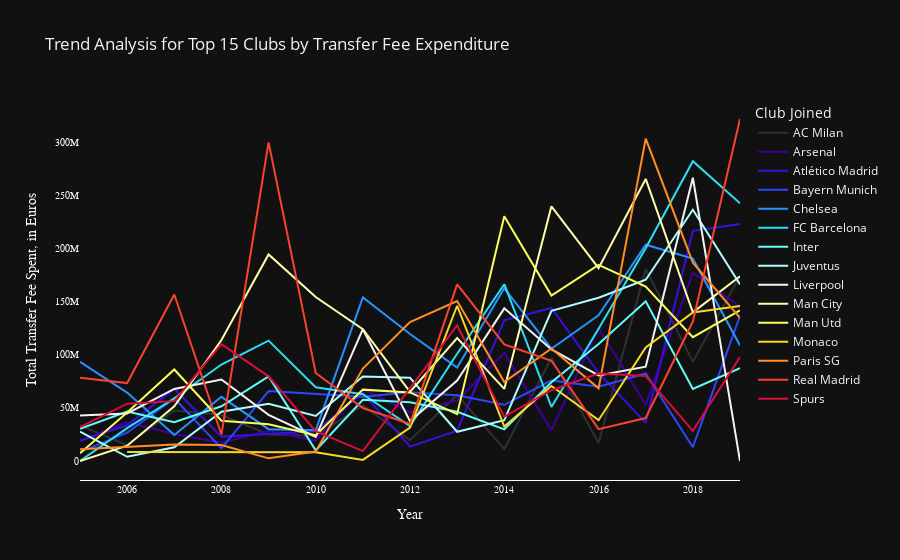

This figure's notebook cell:
### Markdown cell above
<div class="alert alert-success" role="alert">

**Inference**<br>
The spikes or dip in the general trend of for every clubs coincides with important event related to the specific club. The events are of the following nature: <br>
1. Changes in ownership or increased backing from investors.
2. Buying or selling of critical players.<br>

A few example of such events are as follows:<br>
1. 2009: Real Madrid Transfer expenditure rose due to the transfer of Cristiano Ronaldo from Manchester United. At Manchester City, the Royal Family of Abu Dhabi became owners of the club mid-season in 2008. This led to a splurge in transfer fee spending in the effort to make Manchester City the best club in the world.
2. 2014: Manchester United spent a huge amount on rebuilding their squad as the requirements of a new manager, David Moyes. This was the first manager change at the club for 27 years as the legendary sir Alex Ferguson retired.
3. 2017: Paris Saint-Germain, with the owners being one of Qatar's richest people, made two of the most expensive transfers in football history when they purchased Neymar Jr. and Kylian Mbappe.
4. 2019: Real Madrid again spent a huge sum of money on squad rebuilding as their star striker, Cristiano Ronaldo, was transferred to Juventus.

</div>

### Code cell
fig1b = px.line(Trend_Top_Spenders.reset_index(), 
                x = "Year", 
                y = "Total Fee Spent",
                color = "Club Joined",
                color_discrete_sequence = px.colors.cyclical.Edge,
                hover_name = "Club Joined", 
                title = 'Trend Analysis for Top 15 Clubs by Transfer Fee Expenditure',
                template = 'plotly_dark')

fig1b.update_layout(
    hoverlabel=dict(
        bgcolor="black",
        font=dict(
                family="Arial, monospace",
                size=14,
                color="white"
            ),
        bordercolor = "black"
    ),
    xaxis=go.layout.XAxis(
        title=go.layout.xaxis.Title(
            text="Year",
            font=dict(
                family="Arial, monospace",
                size=14,
                color="white"
            )
        ),
        showline = True,
        linecolor = 'white',
        showticklabels = True,
        tickfont = dict(
            family = 'Arial',
            size = 10,
            color = 'white'
      )
    ),
    yaxis=go.layout.YAxis(
        title=go.layout.yaxis.Title(
            text="Total Transfer Fee Spent, in Euros",
            font=dict(
                family="Arial, monospace",
                size=14,
                color="white"
            )
        ),
        showline = False,
        linecolor = 'white',
        showticklabels = True,
        tickfont = dict(
            family = 'Arial',
            size = 10,
            color = 'white'
        )
    )
)

fig1b.update_layout(
    xaxis=dict(showgrid=False, zeroline=False),
    yaxis=dict(showgrid=False, zeroline=False),
)

# plot(fig1b ,filename = 'TrendsTop15Spenders.html')
fig1b.show()

### Figure 1 — Plotly figure (JSON) as saved in the notebook; plotly's stock layout.template omitted (floating-point values rounded to 4 significant figures)
{"data": [{"hoverlabel": {"namelength": 0}, "hovertemplate": "<b>%{hovertext}</b><br><br>Club Joined=AC Milan <br>Year=%{x}<br>Total Fee Spent=%{y}", "hovertext": ["AC Milan ", "AC Milan ", "AC Milan ", "AC Milan ", "AC Milan ", "AC Milan ", "AC Milan ", "AC Milan ", "AC Milan ", "AC Milan ", "AC Milan ", "AC Milan ", "AC Milan ", "AC Milan ", "AC Milan "], "legendgroup": "AC Milan ", "line": {"color": "#313131", "dash": "solid"}, "mode": "lines", "name": "AC Milan ", "showlegend": true, "type": "scatter", "x": [2005, 2006, 2007, 2008, 2009, 2010, 2011, 2012, 2013, 2014, 2015, 2016, 2017, 2018, 2019], "xaxis": "x", "y": [33500000, 15000000, 47600000, 43400000, 25000000, 23900000, 52350000, 19550000, 62200000, 11250000, 97100000, 17000000, 180980000, 93700000, 174400000], "yaxis": "y"}, {"hoverlabel": {"namelength": 0}, "hovertemplate": "<b>%{hovertext}</b><br><br>Club Joined=Arsenal <br>Year=%{x}<br>Total Fee Spent=%{y}", "hovertext": ["Arsenal ", "Arsenal ", "Arsenal ", "Arsenal ", "Arsenal ", "Arsenal ", "Arsenal ", "Arsenal ", "Arsenal ", "Arsenal ", "Arsenal ", "Arsenal ", "Arsenal ", "Arsenal ", "Arsenal "], "legendgroup": "Arsenal ", "line": {"color": "#3d019d", "dash": "solid"}, "mode": "lines", "name": "Arsenal ", "showlegend": true, "type": "scatter", "x": [2005, 2006, 2007, 2008, 2009, 2010, 2011, 2012, 2013, 2014, 2015, 2016, 2017, 2018, 2019], "xaxis": "x", "y": [19000000, 36500000, 25400000, 17250000, 28500000, 19000000, 67730000, 46000000, 57000000, 101730000, 29000000, 125500000, 53000000, 177500000, 145700000], "yaxis": "y"}, {"hoverlabel": {"namelength": 0}, "hovertemplate": "<b>%{hovertext}</b><br><br>Club Joined=Atlético Madrid <br>Year=%{x}<br>Total Fee Spent=%{y}", "hovertext": ["Atlético Madrid ", "Atlético Madrid ", "Atlético Madrid ", "Atlético Madrid ", "Atlético Madrid ", "Atlético Madrid ", "Atlético Madrid ", "Atlético Madrid ", "Atlético Madrid ", "Atlético Madrid ", "Atlético Madrid ", "Atlético Madrid ", "Atlético Madrid ", "Atlético Madrid "], "legendgroup": "Atlético Madrid ", "line": {"color": "#3810dc", "dash": "solid"}, "mode": "lines", "name": "Atlético Madrid ", "showlegend": true, "type": "scatter", "x": [2005, 2006, 2007, 2008, 2010, 2011, 2012, 2013, 2014, 2015, 2016, 2017, 2018, 2019], "xaxis": "x", "y": [19000000, 33700000, 68000000, 23000000, 28000000, 64250000, 13500000, 28600000, 132600000, 144360000, 83000000, 36000000, 217000000, 223500000], "yaxis": "y"}, {"hoverlabel": {"namelength": 0}, "hovertemplate": "<b>%{hovertext}</b><br><br>Club Joined=Bayern Munich  <br>Year=%{x}<br>Total Fee Spent=%{y}", "hovertext": ["Bayern Munich  ", "Bayern Munich  ", "Bayern Munich  ", "Bayern Munich  ", "Bayern Munich  ", "Bayern Munich  ", "Bayern Munich  ", "Bayern Munich  ", "Bayern Munich  ", "Bayern Munich  ", "Bayern Munich  ", "Bayern Munich  ", "Bayern Munich  ", "Bayern Munich  "], "legendgroup": "Bayern Munich  ", "line": {"color": "#2d47f9", "dash": "solid"}, "mode": "lines", "name": "Bayern Munich  ", "showlegend": true, "type": "scatter", "x": [2005, 2006, 2007, 2008, 2009, 2011, 2012, 2013, 2014, 2015, 2016, 2017, 2018, 2019], "xaxis": "x", "y": [8500000, 26700000, 59000000, 12000000, 66000000, 60500000, 64800000, 62000000, 53000000, 76000000, 70000000, 82500000, 13000000, 137000000], "yaxis": "y"}, {"hoverlabel": {"namelength": 0}, "hovertemplate": "<b>%{hovertext}</b><br><br>Club Joined=Chelsea <br>Year=%{x}<br>Total Fee Spent=%{y}", "hovertext": ["Chelsea ", "Chelsea ", "Chelsea ", "Chelsea ", "Chelsea ", "Chelsea ", "Chelsea ", "Chelsea ", "Chelsea ", "Chelsea ", "Chelsea ", "Chelsea ", "Chelsea ", "Chelsea ", "Chelsea "], "legendgroup": "Chelsea ", "line": {"color": "#2593ff", "dash": "solid"}, "mode": "lines", "name": "Chelsea ", "showlegend": true, "type": "scatter", "x": [2005, 2006, 2007, 2008, 2009, 2010, 2011, 2012, 2013, 2014, 2015, 2016, 2017, 2018, 2019], "xaxis": "x", "y": [93500000, 64480000, 24500000, 60500000, 30000000, 29000000, 154250000, 119700000, 88150000, 162800000, 105900000, 137400000, 203900000, 190800000, 109000000], "yaxis": "y"}, {"hoverlabel": {"namelength": 0}, "hovertemplate": "<b>%{hovertext}</b><br><br>Club Joined=FC Barcelona <br>Year=%{x}<br>Total Fee Spent=%{y}", "hovertext": ["FC Barcelona ", "FC Barcelona ", "FC Barcelona ", "FC Barcelona ", "FC Barcelona ", "FC Barcelona ", "FC Barcelona ", "FC Barcelona ", "FC Barcelona ", "FC Barcelona ", "FC Barcelona ", "FC Barcelona ", "FC Barcelona ", "FC Barcelona ", "FC Barcelona "], "legendgroup": "FC Barcelona ", "line": {"color": "#2adef6", "dash": "solid"}, "mode": "lines", "name": "FC Barcelona ", "showlegend": true, "type": "scatter", "x": [2005, 2006, 2007, 2008, 2009, 2010, 2011, 2012, 2013, 2014, 2015, 2016, 2017, 2018, 2019], "xaxis": "x", "y": [0, 31000000, 59000000, 91000000, 113500000, 69500000, 63000000, 33000000, 101200000, 166720000, 51000000, 124750000, 200700000, 282700000, 243000000], "yaxis": "y"}, {"hoverlabel": {"namelength": 0}, "hovertemplate": "<b>%{hovertext}</b><br><br>Club Joined=Inter <br>Year=%{x}<br>Total Fee Spent=%{y}", "hovertext": ["Inter ", "Inter ", "Inter ", "Inter ", "Inter ", "Inter ", "Inter ", "Inter ", "Inter ", "Inter ", "Inter ", "Inter ", "Inter ", "Inter ", "Inter "], "legendgroup": "Inter ", "line": {"color": "#60fdfa", "dash": "solid"}, "mode": "lines", "name": "Inter ", "showlegend": true, "type": "scatter", "x": [2005, 2006, 2007, 2008, 2009, 2010, 2011, 2012, 2013, 2014, 2015, 2016, 2017, 2018, 2019], "xaxis": "x", "y": [30450000, 46600000, 36500000, 51600000, 79700000, 10000000, 57750000, 55300000, 46400000, 29790000, 74200000, 110250000, 150600000, 68000000, 87600000], "yaxis": "y"}, {"hoverlabel": {"namelength": 0}, "hovertemplate": "<b>%{hovertext}</b><br><br>Club Joined=Juventus <br>Year=%{x}<br>Total Fee Spent=%{y}", "hovertext": ["Juventus ", "Juventus ", "Juventus ", "Juventus ", "Juventus ", "Juventus ", "Juventus ", "Juventus ", "Juventus ", "Juventus ", "Juventus ", "Juventus ", "Juventus ", "Juventus ", "Juventus "], "legendgroup": "Juventus ", "line": {"color": "#aefdff", "dash": "solid"}, "mode": "lines", "name": "Juventus ", "showlegend": true, "type": "scatter", "x": [2005, 2006, 2007, 2008, 2009, 2010, 2011, 2012, 2013, 2014, 2015, 2016, 2017, 2018, 2019], "xaxis": "x", "y": [27700000, 4000000, 13000000, 46450000, 54000000, 42500000, 79680000, 78500000, 27560000, 38500000, 141600000, 154000000, 170900000, 236900000, 166500000], "yaxis": "y"}, {"hoverlabel": {"namelength": 0}, "hovertemplate": "<b>%{hovertext}</b><br><br>Club Joined=Liverpool <br>Year=%{x}<br>Total Fee Spent=%{y}", "hovertext": ["Liverpool ", "Liverpool ", "Liverpool ", "Liverpool ", "Liverpool ", "Liverpool ", "Liverpool ", "Liverpool ", "Liverpool ", "Liverpool ", "Liverpool ", "Liverpool ", "Liverpool ", "Liverpool ", "Liverpool "], "legendgroup": "Liverpool ", "line": {"color": "#f3f3f1", "dash": "solid"}, "mode": "lines", "name": "Liverpool ", "showlegend": true, "type": "scatter", "x": [2005, 2006, 2007, 2008, 2009, 2010, 2011, 2012, 2013, 2014, 2015, 2016, 2017, 2018, 2019], "xaxis": "x", "y": [42950000, 44860000, 67950000, 76800000, 43500000, 22680000, 124300000, 37600000, 75900000, 143930000, 105200000, 80700000, 89000000, 267078000, 0], "yaxis": "y"}, {"hoverlabel": {"namelength": 0}, "hovertemplate": "<b>%{hovertext}</b><br><br>Club Joined=Man City <br>Year=%{x}<br>Total Fee Spent=%{y}", "hovertext": ["Man City ", "Man City ", "Man City ", "Man City ", "Man City ", "Man City ", "Man City ", "Man City ", "Man City ", "Man City ", "Man City ", "Man City ", "Man City ", "Man City ", "Man City "], "legendgroup": "Man City ", "line": {"color": "#fffda9", "dash": "solid"}, "mode": "lines", "name": "Man City ", "showlegend": true, "type": "scatter", "x": [2005, 2006, 2007, 2008, 2009, 2010, 2011, 2012, 2013, 2014, 2015, 2016, 2017, 2018, 2019], "xaxis": "x", "y": [0, 14475000, 51500000, 114050000, 194800000, 154610000, 124250000, 65250000, 116000000, 68000000, 240175000, 181820000, 266000000, 140190000, 174220000], "yaxis": "y"}, {"hoverlabel": {"namelength": 0}, "hovertemplate": "<b>%{hovertext}</b><br><br>Club Joined=Man Utd <br>Year=%{x}<br>Total Fee Spent=%{y}", "hovertext": ["Man Utd ", "Man Utd ", "Man Utd ", "Man Utd ", "Man Utd ", "Man Utd ", "Man Utd ", "Man Utd ", "Man Utd ", "Man Utd ", "Man Utd ", "Man Utd ", "Man Utd ", "Man Utd ", "Man Utd "], "legendgroup": "Man Utd ", "line": {"color": "#fafd5b", "dash": "solid"}, "mode": "lines", "name": "Man Utd ", "showlegend": true, "type": "scatter", "x": [2005, 2006, 2007, 2008, 2009, 2010, 2011, 2012, 2013, 2014, 2015, 2016, 2017, 2018, 2019], "xaxis": "x", "y": [7300000, 45700000, 86300000, 38000000, 34550000, 24300000, 67300000, 64700000, 44150000, 230730000, 156000000, 185000000, 164400000, 116700000, 142000000], "yaxis": "y"}, {"hoverlabel": {"namelength": 0}, "hovertemplate": "<b>%{hovertext}</b><br><br>Club Joined=Monaco <br>Year=%{x}<br>Total Fee Spent=%{y}", "hovertext": ["Monaco ", "Monaco ", "Monaco ", "Monaco ", "Monaco ", "Monaco ", "Monaco ", "Monaco ", "Monaco ", "Monaco ", "Monaco ", "Monaco ", "Monaco ", "Monaco "], "legendgroup": "Monaco ", "line": {"color": "#f7da29", "dash": "solid"}, "mode": "lines", "name": "Monaco ", "showlegend": true, "type": "scatter", "x": [2006, 2007, 2008, 2009, 2010, 2011, 2012, 2013, 2014, 2015, 2016, 2017, 2018, 2019], "xaxis": "x", "y": [8500000, 8500000, 8000000, 8500000, 8300000, 1000000, 31550000, 146400000, 32500000, 70810000, 38500000, 107000000, 140100000, 146200000], "yaxis": "y"}, {"hoverlabel": {"namelength": 0}, "hovertemplate": "<b>%{hovertext}</b><br><br>Club Joined=Paris SG <br>Year=%{x}<br>Total Fee Spent=%{y}", "hovertext": ["Paris SG ", "Paris SG ", "Paris SG ", "Paris SG ", "Paris SG ", "Paris SG ", "Paris SG ", "Paris SG ", "Paris SG ", "Paris SG ", "Paris SG ", "Paris SG ", "Paris SG ", "Paris SG "], "legendgroup": "Paris SG ", "line": {"color": "#ff8e25", "dash": "solid"}, "mode": "lines", "name": "Paris SG ", "showlegend": true, "type": "scatter", "x": [2005, 2007, 2008, 2009, 2010, 2011, 2012, 2013, 2014, 2015, 2016, 2017, 2018, 2019], "xaxis": "x", "y": [11000000, 15500000, 15000000, 2500000, 9000000, 87100000, 131000000, 150900000, 74500000, 106100000, 68500000, 304000000, 187000000, 135000000], "yaxis": "y"}, {"hoverlabel": {"namelength": 0}, "hovertemplate": "<b>%{hovertext}</b><br><br>Club Joined=Real Madrid <br>Year=%{x}<br>Total Fee Spent=%{y}", "hovertext": ["Real Madrid ", "Real Madrid ", "Real Madrid ", "Real Madrid ", "Real Madrid ", "Real Madrid ", "Real Madrid ", "Real Madrid ", "Real Madrid ", "Real Madrid ", "Real Madrid ", "Real Madrid ", "Real Madrid ", "Real Madrid ", "Real Madrid "], "legendgroup": "Real Madrid ", "line": {"color": "#f8432d", "dash": "solid"}, "mode": "lines", "name": "Real Madrid ", "showlegend": true, "type": "scatter", "x": [2005, 2006, 2007, 2008, 2009, 2010, 2011, 2012, 2013, 2014, 2015, 2016, 2017, 2018, 2019], "xaxis": "x", "y": [78400000, 73500000, 157000000, 25000000, 300500000, 83000000, 50000000, 35000000, 166500000, 110000000, 94500000, 30000000, 40500000, 131500000, 322500000], "yaxis": "y"}, {"hoverlabel": {"namelength": 0}, "hovertemplate": "<b>%{hovertext}</b><br><br>Club Joined=Spurs <br>Year=%{x}<br>Total Fee Spent=%{y}", "hovertext": ["Spurs ", "Spurs ", "Spurs ", "Spurs ", "Spurs ", "Spurs ", "Spurs ", "Spurs ", "Spurs ", "Spurs ", "Spurs ", "Spurs ", "Spurs ", "Spurs ", "Spurs "], "legendgroup": "Spurs ", "line": {"color": "#d90d39", "dash": "solid"}, "mode": "lines", "name": "Spurs ", "showlegend": true, "type": "scatter", "x": [2005, 2006, 2007, 2008, 2009, 2010, 2011, 2012, 2013, 2014, 2015, 2016, 2017, 2018, 2019], "xaxis": "x", "y": [32000000, 54010000, 56450000, 110150000, 79800000, 28200000, 9350000, 69000000, 127780000, 41850000, 66730000, 82400000, 80100000, 28400000, 98000000], "yaxis": "y"}], "layout": {"hoverlabel": {"bgcolor": "black", "bordercolor": "black", "font": {"color": "white", "family": "Arial, monospace", "size": 14}}, "legend": {"title": {"text": "Club Joined"}, "tracegroupgap": 0}, "title": {"text": "Trend Analysis for Top 15 Clubs by Transfer Fee Expenditure"}, "xaxis": {"linecolor": "white", "showgrid": false, "showline": true, "showticklabels": true, "tickfont": {"color": "white", "family": "Arial", "size": 10}, "title": {"font": {"color": "white", "family": "Arial, monospace", "size": 14}, "text": "Year"}, "zeroline": false}, "yaxis": {"linecolor": "white", "showgrid": false, "showline": false, "showticklabels": true, "tickfont": {"color": "white", "family": "Arial", "size": 10}, "title": {"font": {"color": "white", "family": "Arial, monospace", "size": 14}, "text": "Total Transfer Fee Spent, in Euros"}, "zeroline": false}}}
